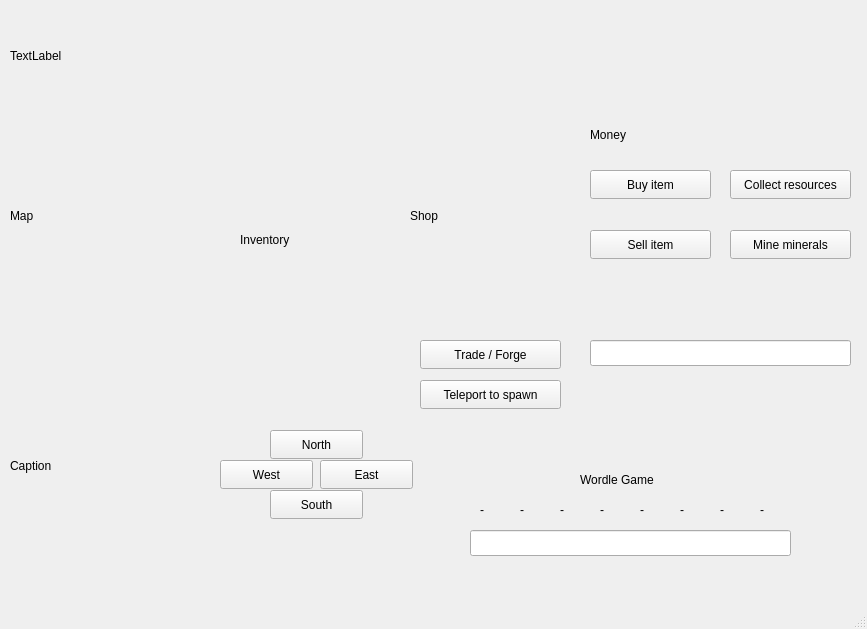
<?xml version="1.0" encoding="UTF-8"?>
<ui version="4.0">
 <class>MainWindow</class>
 <widget class="QMainWindow" name="MainWindow">
  <property name="geometry">
   <rect>
    <x>0</x>
    <y>0</y>
    <width>867</width>
    <height>629</height>
   </rect>
  </property>
  <property name="windowTitle">
   <string>MainWindow</string>
  </property>
  <widget class="QWidget" name="centralwidget">
   <widget class="QPushButton" name="north">
    <property name="geometry">
     <rect>
      <x>270</x>
      <y>430</y>
      <width>93</width>
      <height>29</height>
     </rect>
    </property>
    <property name="text">
     <string>North</string>
    </property>
   </widget>
   <widget class="QPushButton" name="east">
    <property name="geometry">
     <rect>
      <x>320</x>
      <y>460</y>
      <width>93</width>
      <height>29</height>
     </rect>
    </property>
    <property name="text">
     <string>East</string>
    </property>
   </widget>
   <widget class="QPushButton" name="south">
    <property name="geometry">
     <rect>
      <x>270</x>
      <y>490</y>
      <width>93</width>
      <height>29</height>
     </rect>
    </property>
    <property name="text">
     <string>South</string>
    </property>
   </widget>
   <widget class="QPushButton" name="west">
    <property name="geometry">
     <rect>
      <x>220</x>
      <y>460</y>
      <width>93</width>
      <height>29</height>
     </rect>
    </property>
    <property name="text">
     <string>West</string>
    </property>
   </widget>
   <widget class="QLabel" name="mapLabel">
    <property name="geometry">
     <rect>
      <x>10</x>
      <y>110</y>
      <width>211</width>
      <height>211</height>
     </rect>
    </property>
    <property name="text">
     <string>Map</string>
    </property>
   </widget>
   <widget class="QLabel" name="moneyLabel">
    <property name="geometry">
     <rect>
      <x>590</x>
      <y>120</y>
      <width>261</width>
      <height>31</height>
     </rect>
    </property>
    <property name="text">
     <string>&lt;html&gt;&lt;head/&gt;&lt;body&gt;&lt;p&gt;Money&lt;/p&gt;&lt;/body&gt;&lt;/html&gt;</string>
    </property>
   </widget>
   <widget class="QLabel" name="inventoryLabel">
    <property name="geometry">
     <rect>
      <x>240</x>
      <y>110</y>
      <width>151</width>
      <height>261</height>
     </rect>
    </property>
    <property name="text">
     <string>&lt;html&gt;&lt;head/&gt;&lt;body&gt;&lt;p&gt;Inventory&lt;/p&gt;&lt;/body&gt;&lt;/html&gt;</string>
    </property>
   </widget>
   <widget class="QLabel" name="shopLabel">
    <property name="geometry">
     <rect>
      <x>410</x>
      <y>110</y>
      <width>161</width>
      <height>211</height>
     </rect>
    </property>
    <property name="text">
     <string>Shop</string>
    </property>
   </widget>
   <widget class="QLabel" name="mainLabel">
    <property name="geometry">
     <rect>
      <x>10</x>
      <y>10</y>
      <width>841</width>
      <height>91</height>
     </rect>
    </property>
    <property name="text">
     <string>TextLabel</string>
    </property>
   </widget>
   <widget class="QLineEdit" name="itemSelector">
    <property name="geometry">
     <rect>
      <x>590</x>
      <y>340</y>
      <width>261</width>
      <height>26</height>
     </rect>
    </property>
   </widget>
   <widget class="QLabel" name="itemLabel">
    <property name="geometry">
     <rect>
      <x>590</x>
      <y>380</y>
      <width>261</width>
      <height>31</height>
     </rect>
    </property>
    <property name="text">
     <string/>
    </property>
   </widget>
   <widget class="QPushButton" name="buyButton">
    <property name="geometry">
     <rect>
      <x>590</x>
      <y>170</y>
      <width>121</width>
      <height>29</height>
     </rect>
    </property>
    <property name="text">
     <string>Buy item</string>
    </property>
   </widget>
   <widget class="QPushButton" name="tradeButton">
    <property name="geometry">
     <rect>
      <x>420</x>
      <y>340</y>
      <width>141</width>
      <height>29</height>
     </rect>
    </property>
    <property name="text">
     <string>Trade / Forge</string>
    </property>
   </widget>
   <widget class="QPushButton" name="sellButton">
    <property name="geometry">
     <rect>
      <x>590</x>
      <y>230</y>
      <width>121</width>
      <height>29</height>
     </rect>
    </property>
    <property name="text">
     <string>Sell item</string>
    </property>
   </widget>
   <widget class="QLabel" name="actionLabel">
    <property name="geometry">
     <rect>
      <x>590</x>
      <y>280</y>
      <width>261</width>
      <height>31</height>
     </rect>
    </property>
    <property name="text">
     <string/>
    </property>
   </widget>
   <widget class="QPushButton" name="collectButton">
    <property name="geometry">
     <rect>
      <x>730</x>
      <y>170</y>
      <width>121</width>
      <height>29</height>
     </rect>
    </property>
    <property name="text">
     <string>Collect resources</string>
    </property>
   </widget>
   <widget class="QPushButton" name="mineButton">
    <property name="geometry">
     <rect>
      <x>730</x>
      <y>230</y>
      <width>121</width>
      <height>29</height>
     </rect>
    </property>
    <property name="text">
     <string>Mine minerals</string>
    </property>
   </widget>
   <widget class="QLabel" name="captionLabel">
    <property name="geometry">
     <rect>
      <x>10</x>
      <y>330</y>
      <width>211</width>
      <height>271</height>
     </rect>
    </property>
    <property name="text">
     <string>Caption</string>
    </property>
   </widget>
   <widget class="QLabel" name="wordleLabel">
    <property name="geometry">
     <rect>
      <x>580</x>
      <y>470</y>
      <width>101</width>
      <height>20</height>
     </rect>
    </property>
    <property name="text">
     <string>Wordle Game</string>
    </property>
   </widget>
   <widget class="QLineEdit" name="wordleEdit">
    <property name="geometry">
     <rect>
      <x>470</x>
      <y>530</y>
      <width>321</width>
      <height>26</height>
     </rect>
    </property>
   </widget>
   <widget class="QLabel" name="aLabel">
    <property name="geometry">
     <rect>
      <x>480</x>
      <y>500</y>
      <width>21</width>
      <height>20</height>
     </rect>
    </property>
    <property name="text">
     <string>-</string>
    </property>
   </widget>
   <widget class="QLabel" name="bLabel">
    <property name="geometry">
     <rect>
      <x>520</x>
      <y>500</y>
      <width>21</width>
      <height>20</height>
     </rect>
    </property>
    <property name="text">
     <string>-</string>
    </property>
   </widget>
   <widget class="QLabel" name="cLabel">
    <property name="geometry">
     <rect>
      <x>560</x>
      <y>500</y>
      <width>21</width>
      <height>20</height>
     </rect>
    </property>
    <property name="text">
     <string>-</string>
    </property>
   </widget>
   <widget class="QLabel" name="dLabel">
    <property name="geometry">
     <rect>
      <x>600</x>
      <y>500</y>
      <width>21</width>
      <height>20</height>
     </rect>
    </property>
    <property name="text">
     <string>-</string>
    </property>
   </widget>
   <widget class="QLabel" name="hLabel">
    <property name="geometry">
     <rect>
      <x>760</x>
      <y>500</y>
      <width>21</width>
      <height>20</height>
     </rect>
    </property>
    <property name="text">
     <string>-</string>
    </property>
   </widget>
   <widget class="QLabel" name="gLabel">
    <property name="geometry">
     <rect>
      <x>720</x>
      <y>500</y>
      <width>21</width>
      <height>20</height>
     </rect>
    </property>
    <property name="text">
     <string>-</string>
    </property>
   </widget>
   <widget class="QLabel" name="fLabel">
    <property name="geometry">
     <rect>
      <x>680</x>
      <y>500</y>
      <width>21</width>
      <height>20</height>
     </rect>
    </property>
    <property name="text">
     <string>-</string>
    </property>
   </widget>
   <widget class="QLabel" name="eLabel">
    <property name="geometry">
     <rect>
      <x>640</x>
      <y>500</y>
      <width>21</width>
      <height>20</height>
     </rect>
    </property>
    <property name="text">
     <string>-</string>
    </property>
   </widget>
   <widget class="QPushButton" name="teleportButton">
    <property name="geometry">
     <rect>
      <x>420</x>
      <y>380</y>
      <width>141</width>
      <height>29</height>
     </rect>
    </property>
    <property name="text">
     <string>Teleport to spawn</string>
    </property>
   </widget>
  </widget>
  <widget class="QMenuBar" name="menubar">
   <property name="geometry">
    <rect>
     <x>0</x>
     <y>0</y>
     <width>867</width>
     <height>26</height>
    </rect>
   </property>
  </widget>
  <widget class="QStatusBar" name="statusbar"/>
 </widget>
 <resources/>
 <connections/>
</ui>
